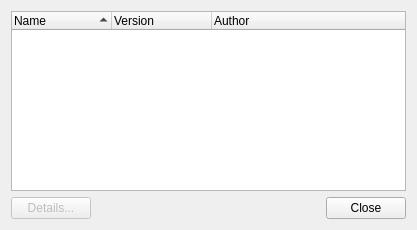
<?xml version="1.0" encoding="UTF-8"?>
<ui version="4.0">
 <author>Dmitry Baryshev</author>
 <class>PluginManager</class>
 <widget class="QDialog" name="PluginManager">
  <property name="geometry">
   <rect>
    <x>0</x>
    <y>0</y>
    <width>417</width>
    <height>230</height>
   </rect>
  </property>
  <property name="windowTitle">
   <string extracomment="Window title">Plugins</string>
  </property>
  <layout class="QGridLayout" name="gridLayout">
   <item row="0" column="0" colspan="2">
    <widget class="QTreeWidget" name="treePlugins">
     <property name="allColumnsShowFocus">
      <bool>true</bool>
     </property>
     <attribute name="headerShowSortIndicator" stdset="0">
      <bool>true</bool>
     </attribute>
     <column>
      <property name="text">
       <string>Name</string>
      </property>
     </column>
     <column>
      <property name="text">
       <string>Version</string>
      </property>
     </column>
     <column>
      <property name="text">
       <string>Author</string>
      </property>
     </column>
    </widget>
   </item>
   <item row="1" column="0">
    <widget class="QPushButton" name="pushDetails">
     <property name="enabled">
      <bool>false</bool>
     </property>
     <property name="text">
      <string>Details...</string>
     </property>
    </widget>
   </item>
   <item row="1" column="1">
    <widget class="QDialogButtonBox" name="buttonBox">
     <property name="standardButtons">
      <set>QDialogButtonBox::Close</set>
     </property>
    </widget>
   </item>
  </layout>
 </widget>
 <tabstops>
  <tabstop>treePlugins</tabstop>
  <tabstop>pushDetails</tabstop>
  <tabstop>buttonBox</tabstop>
 </tabstops>
 <resources/>
 <connections>
  <connection>
   <sender>buttonBox</sender>
   <signal>rejected()</signal>
   <receiver>PluginManager</receiver>
   <slot>reject()</slot>
   <hints>
    <hint type="sourcelabel">
     <x>407</x>
     <y>220</y>
    </hint>
    <hint type="destinationlabel">
     <x>309</x>
     <y>385</y>
    </hint>
   </hints>
  </connection>
  <connection>
   <sender>buttonBox</sender>
   <signal>accepted()</signal>
   <receiver>PluginManager</receiver>
   <slot>accept()</slot>
   <hints>
    <hint type="sourcelabel">
     <x>407</x>
     <y>220</y>
    </hint>
    <hint type="destinationlabel">
     <x>280</x>
     <y>358</y>
    </hint>
   </hints>
  </connection>
  <connection>
   <sender>treePlugins</sender>
   <signal>currentItemChanged(QTreeWidgetItem*,QTreeWidgetItem*)</signal>
   <receiver>PluginManager</receiver>
   <slot>slotCurrentItemChanged(QTreeWidgetItem*)</slot>
   <hints>
    <hint type="sourcelabel">
     <x>129</x>
     <y>115</y>
    </hint>
    <hint type="destinationlabel">
     <x>477</x>
     <y>76</y>
    </hint>
   </hints>
  </connection>
  <connection>
   <sender>pushDetails</sender>
   <signal>clicked()</signal>
   <receiver>PluginManager</receiver>
   <slot>slotDetails()</slot>
   <hints>
    <hint type="sourcelabel">
     <x>67</x>
     <y>214</y>
    </hint>
    <hint type="destinationlabel">
     <x>66</x>
     <y>252</y>
    </hint>
   </hints>
  </connection>
  <connection>
   <sender>treePlugins</sender>
   <signal>itemDoubleClicked(QTreeWidgetItem*,int)</signal>
   <receiver>PluginManager</receiver>
   <slot>slotDetails()</slot>
   <hints>
    <hint type="sourcelabel">
     <x>180</x>
     <y>97</y>
    </hint>
    <hint type="destinationlabel">
     <x>476</x>
     <y>109</y>
    </hint>
   </hints>
  </connection>
 </connections>
 <slots>
  <slot>slotCurrentItemChanged(QTreeWidgetItem*)</slot>
  <slot>slotDetails()</slot>
 </slots>
</ui>
